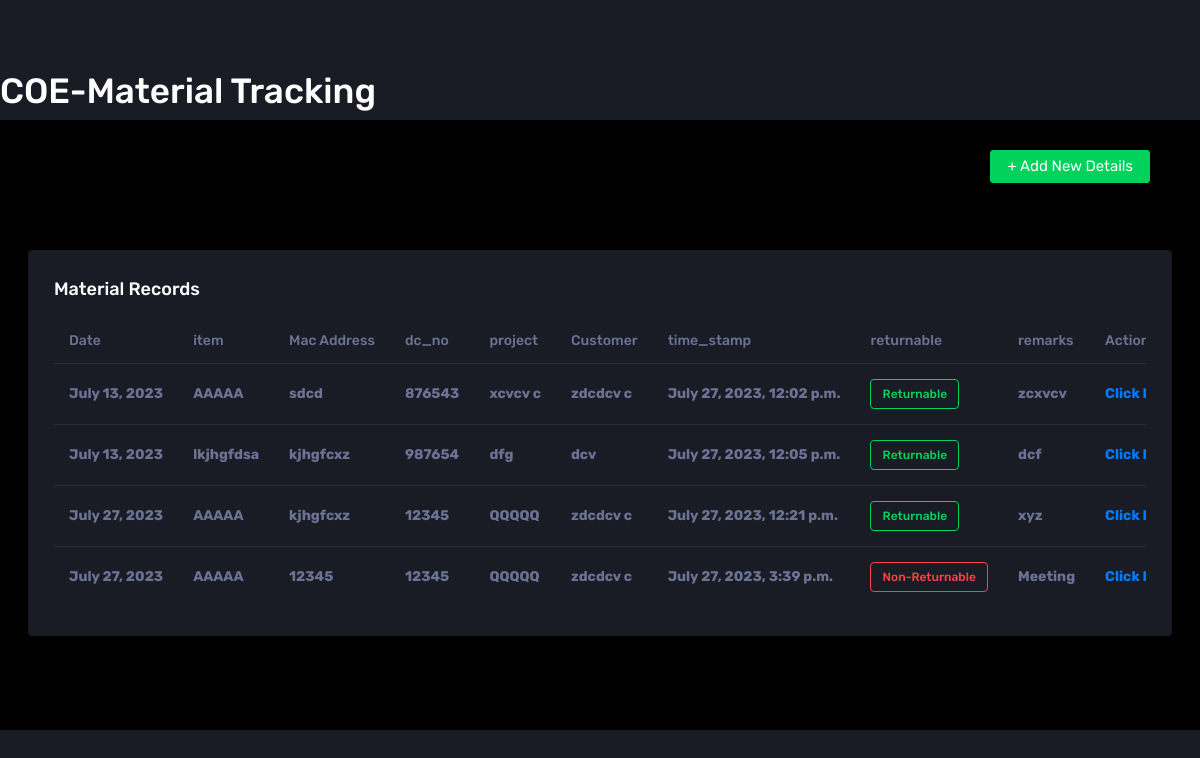
The app's page /records/, older data.
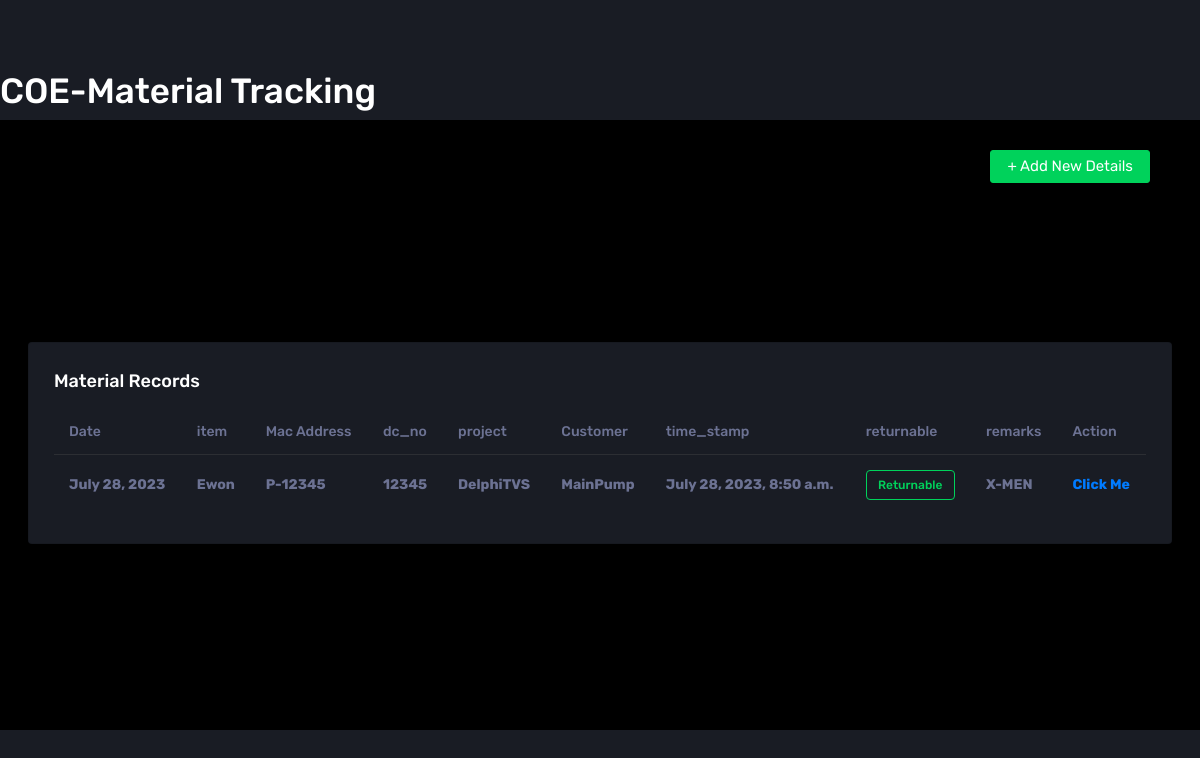
The same page, newer data.
### MATRIX_MK1/models.py (models this page shows)
class Datatable(models.Model):
    id = models.AutoField(primary_key=True)
    item = models.CharField(max_length=200)
    customer = models.CharField(max_length=200)
    dc_no = models.IntegerField()
    Part_no = models.CharField(max_length=200)
    returnable = models.CharField(max_length=200)
    remarks = models.CharField(max_length=200)
    project = models.CharField(max_length=200)
    date = models.DateField()
    time_stamp =models.DateTimeField(default=datetime.datetime.now())
    def __str__(self):
        return self.project

### MATRIX_MK1/views.py (the view)
# urls.py: path('records/' , views.HomeRecords),
def HomeRecords(request):
    query_set = Datatable.objects.all()
    context = {
        'query_set' : query_set
    }
    print(context)
    return render(request , 'record_table.html' , context)

### Template/record_table.html (shortened to what this page needs)
{% load static %}
<!DOCTYPE html>
<html lang="en">
  <head>
    <link rel="stylesheet" href="{% static 'vendors/mdi/css/materialdesignicons.min.css' %}">
    <link rel="stylesheet" href="{% static 'vendors/css/vendor.bundle.base.css' %} ">
    <link rel="stylesheet" href="{% static 'vendors/vectormap/jquery-jvectormap.css' %}">
    <link rel="stylesheet" href="{% static 'vendors/flag-icon-css/css/flag-icon.min.css' %}">
    <link rel="stylesheet" href="{% static 'vendors/owl-carousel-2/owl.carousel.min.css' %}">
    <link rel="stylesheet" href="{% static 'vendors/owl-carousel-2/owl.theme.default.min.css' %}">
    <link rel="stylesheet" href="{% static 'css/style.css' %}">
  </head>
  <body>
        <div class="main-panel">
          <h1>COE-Material Tracking</h1>
          <div class="content-wrapper">
          <a style="position: absolute ; right: 0;  margin-right: 50px;" class="nav-link btn btn-success create-new-button"   href='/material_form/'>+ Add New Details</a>
          </div>
          <div class="content-wrapper">
            <div class="row ">
              <div class="col-12 grid-margin">
                <div class="card">
                  <div class="card-body">
                    <h4 class="card-title">Material Records</h4>
                    <div class="table-responsive">
                      <table class="table">
                        <thead>
                          <tr>
                            <th>Date</th>
                            <th>item</th>
                            <th>Mac Address</th>
                            <th>dc_no</th>
                            <th>project</th>
                            <th>Customer</th>
                            <th>time_stamp</th>
                            <th>returnable</th>
                            <th>remarks</th>
                            <th>Action</th>
                          </tr>
                        </thead>
                        <tbody>
                          {% for i in query_set %}
                          <tr>
                            <th>{{ i.date }}</th>
                            <th>{{ i.item }}</th>
                            <th>{{ i.Part_no }}</th>
                            <th>{{ i.dc_no }}</th>
                            <th>{{ i.project }}</th>
                            <th>{{ i.customer }}</th>
                            <th>{{ i.time_stamp }}</th>
                            {% if  i.returnable == 'Returnable' %}
                            <td>
                              <div class="badge badge-outline-success">{{ i.returnable }}</div>
                            </td>
                            {% else  %}
                            <td>
                            <div class="badge badge-outline-danger">{{ i.returnable }}</div>
                            </td>
                            {% endif %}
                            <th>{{ i.remarks }}</th>
                            <th>
                              <a href="#" data-id="{{i.id}}" onclick="handleClick(event)">Click Me</a>
                            </th>
                            </tr>
                          {% endfor %}
                        </tbody>
                      </table>
                    </div>
                  </div>
                </div>
              </div>
            </div>
          </div>
        </div>
  </body>
</html>

Row changes from the older to the newer data that the page shows:
removed Datatable: date "July 13, 2023", item "AAAAA", Part_no "sdcd", dc_no "876543", project "xcvcv c", customer "zdcdcv c", time_stamp "July 27, 2023, 12:02 p.m.", returnable "Returnable", remarks "zcxvcv"
removed Datatable: date "July 13, 2023", item "lkjhgfdsa", Part_no "kjhgfcxz", dc_no "987654", project "dfg", customer "dcv", time_stamp "July 27, 2023, 12:05 p.m.", returnable "Returnable", remarks "dcf"
removed Datatable: date "July 27, 2023", item "AAAAA", Part_no "kjhgfcxz", dc_no "12345", project "QQQQQ", customer "zdcdcv c", time_stamp "July 27, 2023, 12:21 p.m.", returnable "Returnable", remarks "xyz"
removed Datatable: date "July 27, 2023", item "AAAAA", Part_no "12345", dc_no "12345", project "QQQQQ", customer "zdcdcv c", time_stamp "July 27, 2023, 3:39 p.m.", returnable "Non-Returnable", remarks "Meeting"
added Datatable: date "July 28, 2023", item "Ewon", Part_no "P-12345", dc_no "12345", project "DelphiTVS", customer "MainPump", time_stamp "July 28, 2023, 8:50 a.m.", returnable "Returnable", remarks "X-MEN"
